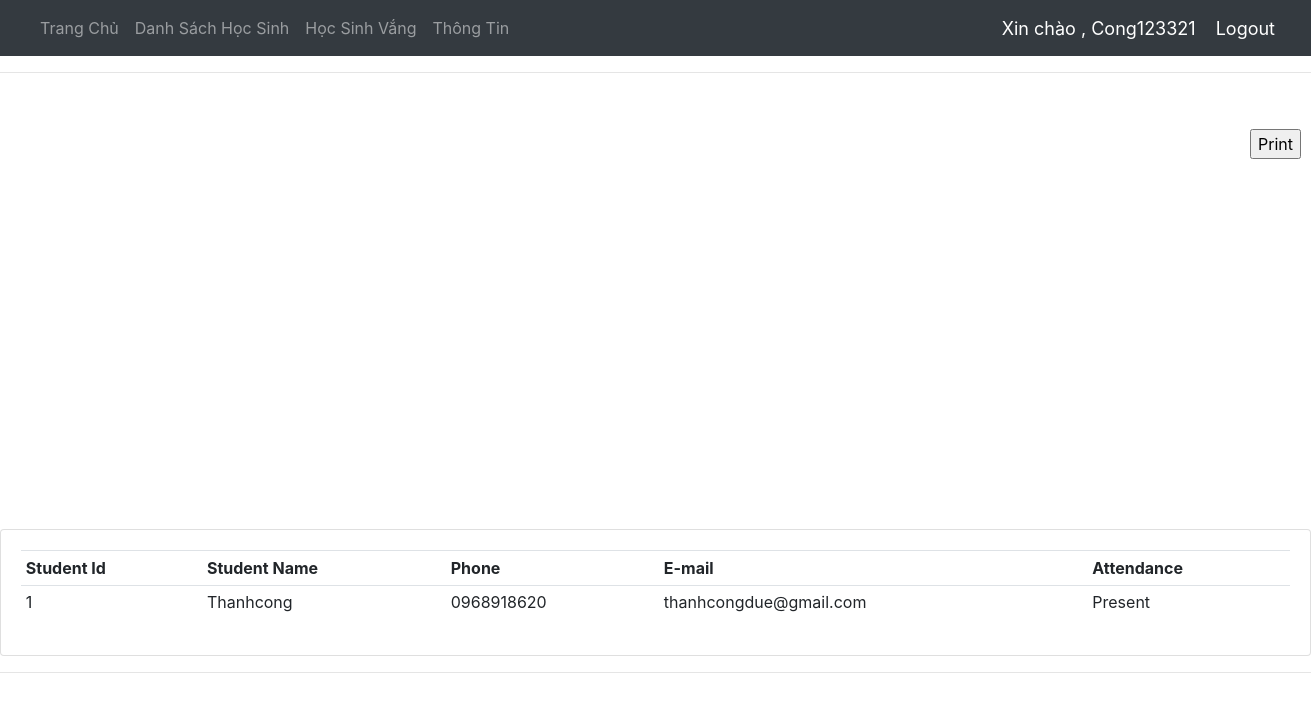
The page /report/ (signed in) on the database its author committed.
### face_rec/models.py (models this page shows, shortened)
class student_profile(models.Model):
    user=models.OneToOneField(User,null=True,blank=True,on_delete=models.CASCADE)
    student_id = models.CharField(primary_key=True,max_length=20)
    name = models.CharField(max_length=50)
    address = models.CharField(max_length = 100)
    phone = models.CharField(max_length =  50)
    email = models.CharField(max_length = 50)
    description = models.CharField(max_length = 200)
    mark = (
            ('Absent', 'Absent'),
            ('Present', 'Present'),
            )
    attendance = models.CharField(max_length=20,default='Absent', choices=mark)
    profile_pic=models.ImageField(default="static/images/nobody.jpg")

### face_rec/decorators.py (the view)
		def wrapper_func(request,*args,**kwargs):
			group=None
			if request.user.groups.exists():
				group=request.user.groups.all()[0].name
			if group in allowed_roles:
				return view_func(request,*args,**kwargs)
			else:
				return HttpResponse('You are Not Authorized To View This Page')

### face_rec/views.py (called while the page is built)
@login_required(login_url='login')
@allowed_users(allowed_roles=['teacher','admin'])
def report(request):
    student=student_profile.objects.all()
    total_students_present=student_profile.objects.filter(attendance='Present').count()
    total_students=student_profile.objects.count()
    ts = time.time()
    date = datetime.datetime.fromtimestamp(ts).strftime('%Y-%M-%d')
    timeStamp = datetime.datetime.fromtimestamp(ts).strftime('%H:%M:%S')
    context={'student':student,'total_students':total_students,'total_students_present':total_students_present,'date':date,'time':timeStamp}
    return render(request,'face_rec/report.html',context)

### face_rec/templates/face_rec/report.html (shortened to what this page needs)
{% extends 'face_rec/main.html' %}
{% block content %}
<head>
</head>
<body>
<input type="button" onclick="printDiv('printableArea')" value="Print" style="margin-left:1250px;margin-top:40px"/>
<div id="chartContainer" style="height: 370px; max-width: 920px; margin: 0px auto;"></div>
<div class="row">
    <div class="col-md">
        <div class="card card-body">
            <table class="table table-sm">
                <tr>
                    <th>Student Id</th>
                    <th>Student Name</th>
                    <th>Phone</th>
                    <th>E-mail</th>
                    <th>Attendance</th>
                </tr>
                {% for students in student %}
                    <tr>
                        <td>{{students.student_id}}</td>
                        <td>{{students.name}}</td>
                        <td>{{students.phone}}</td>
                        <td>{{students.email}}</td>
                        <td>{{students.attendance}}</td>
                    </tr>
                {% endfor %}
            </table>
        </div>
    </div>
</div>
</body>
{% endblock %}

### face_rec/templates/face_rec/navbar.html (shortened to what this page needs)
{% load static %}
<nav class="navbar navbar-expand-lg navbar-dark bg-dark">
  	<div class="collapse navbar-collapse" id="navbarNav">
    	<ul class="navbar-nav">
      		<li class="nav-item">
        		<a class="nav-link" href="{% url 'home' %}">Trang Chủ</a>
      		</li>
      		<li class="nav-item">
        		<a class="nav-link" href="{% url 'all_students' %}">Danh Sách Học Sinh</a>
      		</li>
          <li class="nav-item">
            <a class="nav-link" href="{% url 'absent_students' %}">Học Sinh Vắng</a>
          </li>
          <li class="nav-item">
            <a class="nav-link" href="{% url 'about' %}">Thông Tin</a>
          </li>
    	</ul>
  	</div>
  <span class="hello-msg">Xin chào , {{request.user}}</span>
  <span><a class="hello-msg" href="{% url 'logout' %}">  Logout</a></span>
</nav>

### face_rec/templates/face_rec/main.html (style rules this page uses)
body { background-color: #ebeff5; }

### face_rec/templates/face_rec/navbar.html (style rules this page uses)
.hello-msg { font-size:18px; color:#fff; margin-right:20px; }

### rows shown on the page
student_profile: student_id "1", name "Thanhcong", phone "0968918620", email "thanhcongdue@gmail.com", attendance "Present"

### other values the page prints
{{ request.user }} "Cong123321"
